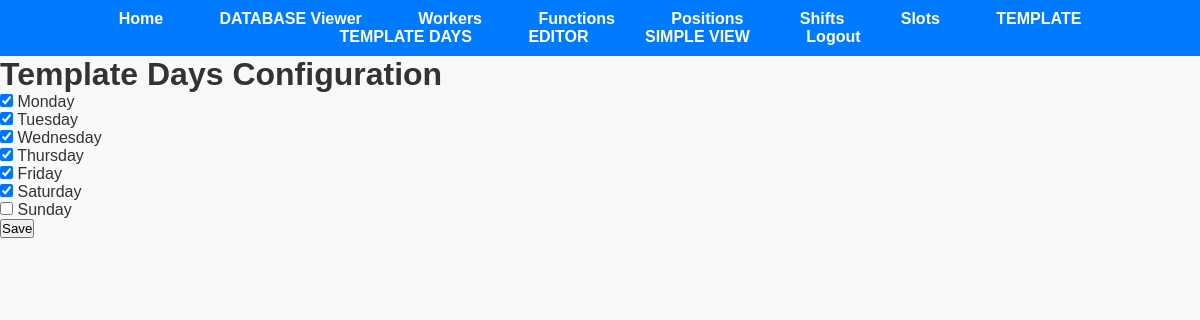
Screenshot of /template_days (signed in) with the database file from the repository.
### app.py (models this page shows, shortened)
class ActiveDaysTemplate(db.Model):
    id = db.Column(db.Integer, primary_key=True)
    user_id = db.Column(db.Integer, db.ForeignKey('user.id'), nullable=False)
    monday = db.Column(db.Boolean, nullable=False, default=True)
    tuesday = db.Column(db.Boolean, nullable=False, default=True)
    wednesday = db.Column(db.Boolean, nullable=False, default=True)
    thursday = db.Column(db.Boolean, nullable=False, default=True)
    friday = db.Column(db.Boolean, nullable=False, default=True)
    saturday = db.Column(db.Boolean, nullable=False, default=True)
    sunday = db.Column(db.Boolean, nullable=False, default=True)
    user = db.relationship('User', backref=db.backref('active_days_templates', lazy=True))

### app.py (the view, shortened to what this page needs)
@app.route('/template_days', methods=['GET', 'POST'])
@login_required
@employer_required
def template_days():
    user_id = current_user.id
    active_days_template = ActiveDaysTemplate.query.filter_by(user_id=user_id).first()
    if not active_days_template:
        active_days_template = ActiveDaysTemplate(user_id=user_id)
    return render_template('template_days.html', active_days_template=active_days_template)

### app.py (called while the page is built)
@login_manager.user_loader
def load_user(user_id):
    return User.query.get(int(user_id))

def employer_required(func):
    @wraps(func)
    def decorated_function(*args, **kwargs):
        if not current_user.is_authenticated:
            flash('You must be logged in to view this page.', 'error')
            return redirect(url_for('login'))
        if current_user.role != 'employer':
            flash('You do not have permission to view this page.', 'error')
            return redirect('/')
        return func(*args, **kwargs)
    return decorated_function

### templates/template_days.html (shortened to what this page needs)
<!DOCTYPE html>
<html lang="en">
<head>
    <link rel="stylesheet" href="{{ url_for('static', filename='styles.css') }}">
</head>
<body>
    {% include 'navbar.html' %}
    <h1>Template Days Configuration</h1>
    <form method="post" action="{{ url_for('template_days') }}">
        <label><input type="checkbox" name="monday" {% if active_days_template.monday %}checked{% endif %}> Monday</label><br>
        <label><input type="checkbox" name="tuesday" {% if active_days_template.tuesday %}checked{% endif %}> Tuesday</label><br>
        <label><input type="checkbox" name="wednesday" {% if active_days_template.wednesday %}checked{% endif %}> Wednesday</label><br>
        <label><input type="checkbox" name="thursday" {% if active_days_template.thursday %}checked{% endif %}> Thursday</label><br>
        <label><input type="checkbox" name="friday" {% if active_days_template.friday %}checked{% endif %}> Friday</label><br>
        <label><input type="checkbox" name="saturday" {% if active_days_template.saturday %}checked{% endif %}> Saturday</label><br>
        <label><input type="checkbox" name="sunday" {% if active_days_template.sunday %}checked{% endif %}> Sunday</label><br>
        <button type="submit">Save</button>
    </form>
</body>
</html>

### static/styles.css (style rules this page uses)
* { margin: 0; padding: 0; box-sizing: border-box; }
body { font-family: Arial, sans-serif; background-color: #f8f9fa; color: #333; }

### rows the page displays
ActiveDaysTemplate: monday "☑", tuesday "☑", wednesday "☑", thursday "☑", friday "☑", saturday "☑"
